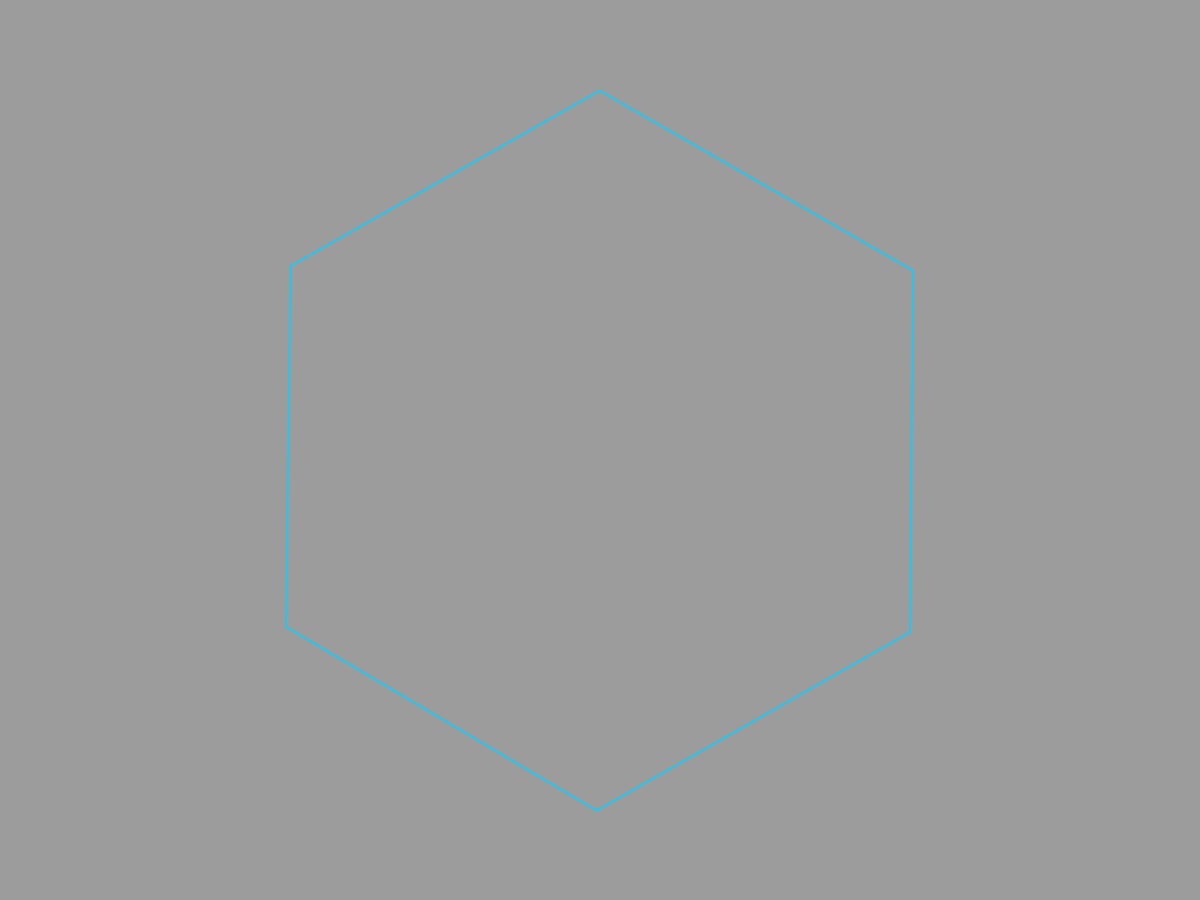
Frame 1 (no input)
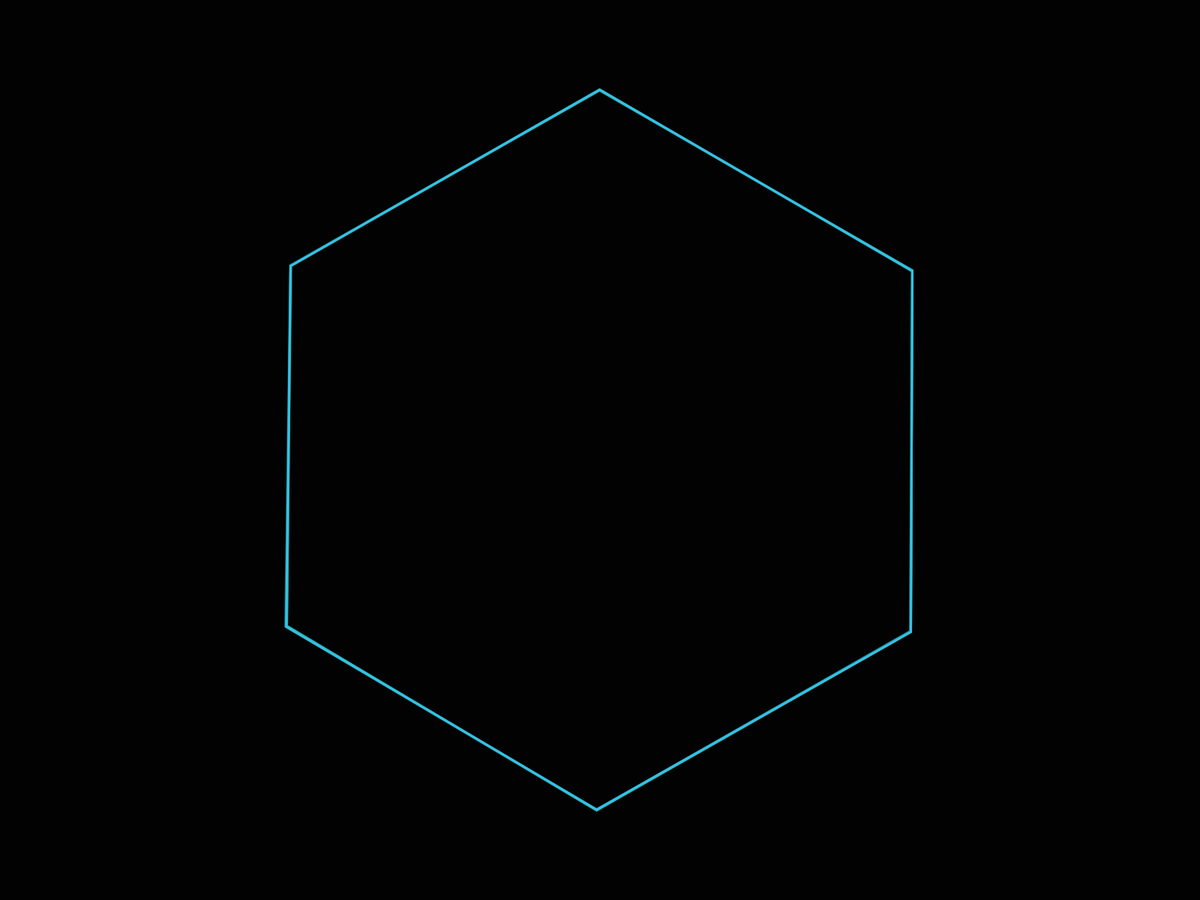
Frame 60 (the mouse pressed at the canvas centre just before this capture)
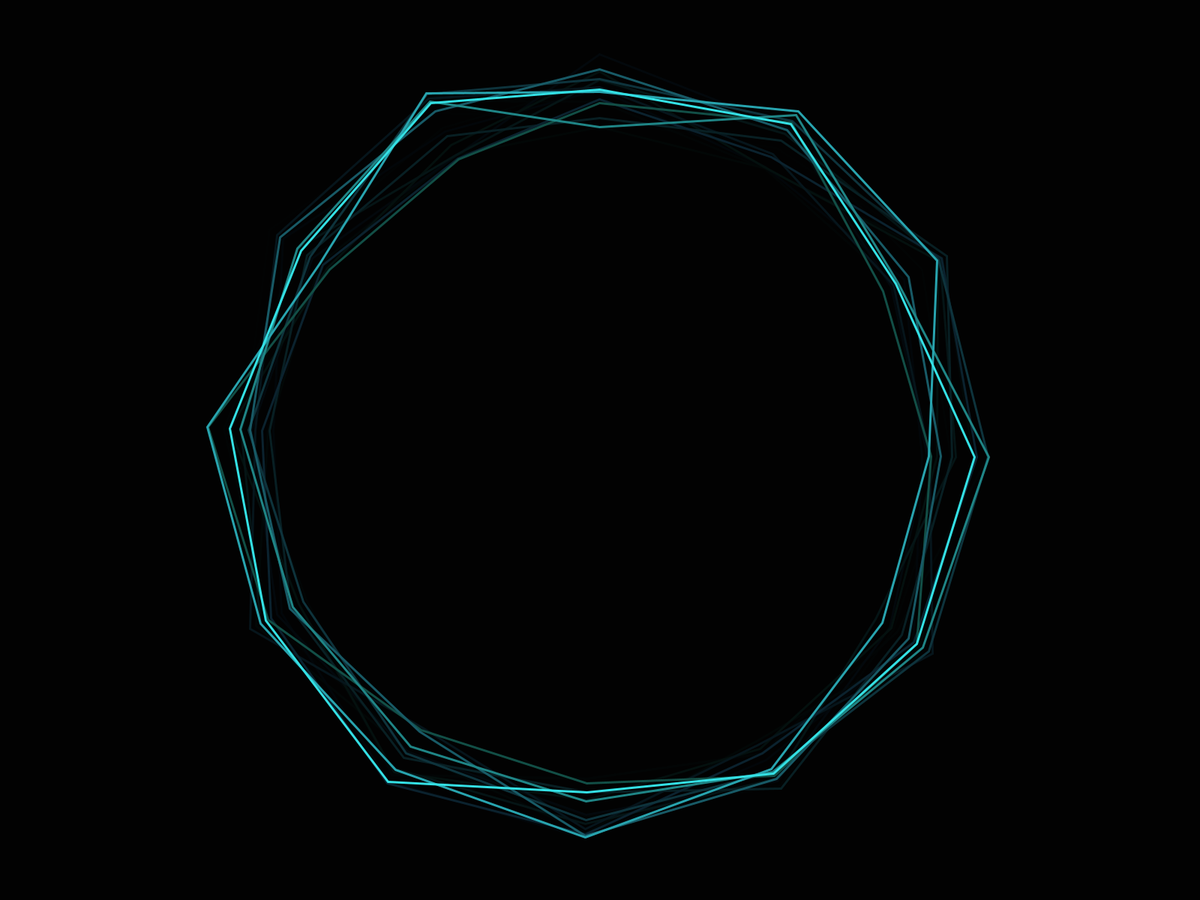
Frame 120 (the mouse held since frame 60 and released just before this capture)

The Processing sketch that drew these frames (run headless with seeded random() and noise(); from frame 60 on, the mouse is pressed at the canvas centre):

// Processing sketch: Main
// ── Main.pde
float r; // Radius of our circle.
PGraphics g; // Basically a canvas that can render transparent backgrounds.
float minInc = 0.01, maxInc = 1.05; // Minimum, and maximum values for our vertex count.
float minJitter = 1, maxJitter = 100; // Minimum, and maximum values for our circle jitter.

void setup()
{
  fullScreen(); // Fullscreen...
  r = height / 2.5; // Set the radius to a little under half the height, for good visibility on landscape monitors. fuck portrait.
  g = createGraphics(width, height); // Create our cool graphics renderer.
  frameRate(23); // Slow the framerate, makes it look a little cooler I think..
}

void draw()
{
  g.beginDraw(); // Start drawing to our canvas.
  g.background(0, 60); // Set the background to black (0) with an alpha of 60, alpha can be thought of as opacity (255 = 100% opaque)
  g.push(); // Push our draw changes to the stack.
  g.translate(width / 2, height / 2); // We want our circle drawn with the origin in the center of the screen.
  g.rotate(radians(-90)); // No real reason, I just want the circle to grow from the top. :)
  cosmetics(); // Grab our cosmetics from the cosmetics function.
  g.beginShape(); // Begin drawing our circle.
  for(float a = 0; a <= TWO_PI; a += map(mouseY, height, 0, minInc, maxInc)) // Circumference of a unit circle: 2PI, map the incrememnt to the mouseY
  {
    float jitter = map(mouseX, 0, width, minJitter, maxJitter); // Map the jitter range to the mouseX
    float jit = random(r - jitter, r + jitter); // Choose a random jitter value
    if(a + map(mouseY, height, 0, minInc, maxInc) - 1  <= TWO_PI) g.vertex(cos(a) * jit, sin(a) * jit); // cos(a) = AH, sin(a) = OH. Get point along radius offset by the jitter, using sine and cosine
  }
  g.endShape(CLOSE); // Stop drawing the circle.
  g.pop(); // Pop our draw changes from the stack.
  g.endDraw(); // Stop drawing to our fancy canvas.
  image(g, 0, 0); // Paste our image to processings stupid background.
}

void cosmetics()
{
  g.noFill(); // Empty circle!
  g.colorMode(HSB, 100); // For the variance in blueness!
  g.strokeWeight(3); // Thinner lines!
  g.stroke(random(47.6, 56.7), 77, 90); // Set the line color to a random blue-ish lightning looking color!
}
